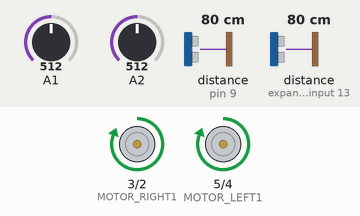
A sketch run on a simulated Arduino Uno, built with avr-gcc and run on an emulated ATmega328P. Parts: motor-driver pin pairs drawn as motors (green arrow = first pin HIGH = forward, orange = second pin HIGH = backward, longer = more drive). The test bench sets the inputs (shaded band); at power-on: distance to the obstacle (sensors on pin 9, expander input 13) 80 cm, A1 = 512, A2 = 512.

Above: at 1.2 s.
1.3 s: distance to the obstacle (sensor on pin 9) set to 21 cm
2.8 s: distance to the obstacle (sensor on pin 9) set to 18 cm
At 4.0 s:
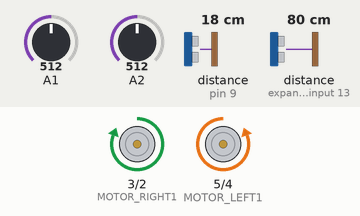
4.3 s: distance to the obstacle (sensor on pin 9) set to 35 cm
At 4.9 s:
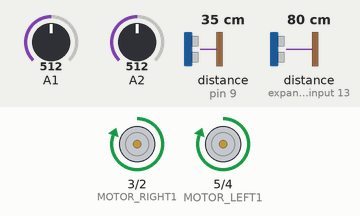
5.9 s: distance to the obstacle (sensor on expander input 13) set to 22 cm
7.4 s: distance to the obstacle (sensor on expander input 13) set to 18 cm
At 8.6 s:
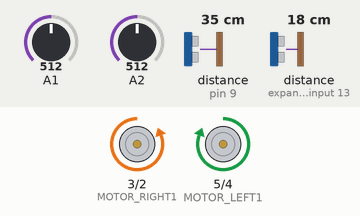
9.1 s: distance to the obstacle (sensor on expander input 13) set to 35 cm
At 10.0 s:
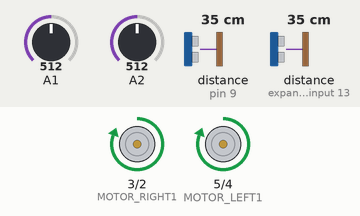
Timing chart, 0 to 11.7 s (numbered marks = the images above; inputs shaded):
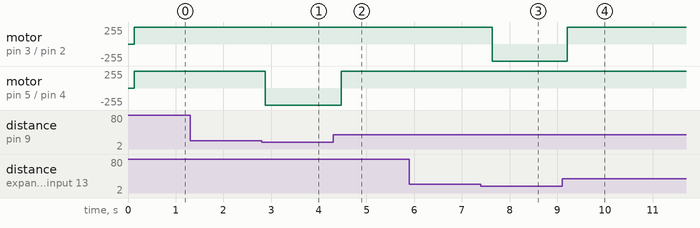

Measured:
- the behaviour switches between 20 and 19 cm on distance to the obstacle (sensor on pin 9) (found by bisection; images 0 and 1)
- the behaviour switches between 20 and 19 cm on distance to the obstacle (sensor on expander input 13) (found by bisection; images 2 and 3)
- after the input at 1.3 s, every drawn part: stays the same
- after the input at 2.8 s, motor on pin 5 (MOTOR_LEFT1) / pin 4 (MOTOR_LEFT2): forward 255/255 → backward 255/255 after 0.08 s
- after the input at 4.3 s, motor on pin 5 (MOTOR_LEFT1) / pin 4 (MOTOR_LEFT2): backward 255/255 → forward 255/255 after 0.17 s
- after the input at 5.9 s, every drawn part: stays the same
- after the input at 7.4 s, motor on pin 3 (MOTOR_RIGHT1) / pin 2 (MOTOR_RIGHT2): forward 255/255 → backward 255/255 after 0.24 s
- after the input at 9.1 s, motor on pin 3 (MOTOR_RIGHT1) / pin 2 (MOTOR_RIGHT2): backward 255/255 → forward 255/255 after 0.11 s

The sketch:

SumoRobot.ino
```cpp
#include "Arduino.h"
#include "motor.h"
#include "strategy.h"
#include "log.h"

void setup()
{
#ifdef DEBUG_ENABLED
  Serial.begin(115200);
#endif
  setupMotors();
}

void loop()
{
  coward();
}
```

MyRedBotSensor.cpp
```cpp
#include "MyRedBotSensor.h"
#include <Arduino.h>

RedBotSensor::RedBotSensor(int pin)
{
  _pin = pin;
  _BGLevel = 980;      // -1
  _detectLevel = 1024; // -1
}

int RedBotSensor::read()
{
  return analogRead(_pin);
}

// If both the background and detection levels for this sensor have been
//  set, returns true.
boolean RedBotSensor::calStatus()
{
  if (_BGLevel != -1 && _detectLevel != -1)
    return true;
  else
    return false;
}

// An attempt at a decent single-call, quick return line detection function.
boolean RedBotSensor::check()
{
  // Collect a sample.
  int level = analogRead(_pin);

  // Are we looking for something that is darker than our normal level (say,
  //  a table edge, or a black stripe on a white surface) or something that
  //  is brighter than our normal level (say, a piece of copper tape? on a
  //  dark floor)?
  // Remember, the darker the surface, the higher the value returned.
  if (_BGLevel < _detectLevel) // Light-on-dark situation
  {
    // For a light-on-dark detection, we're looking to see if the level is
    //  higher than _BGLevel. Our threshold will be a rise above the BGLevel
    //  of 1/4 the difference between background and detect levels.
    // int threshold = (_detectLevel - _BGLevel) >> 2;
    // if (level - threshold > _BGLevel)
    //   return true;
    // else
    //   return false;

    if (level > _detectLevel)
      return true;
    else
      return false;
  }
  else // Dark-on-light situation
  {
    // For a dark-on-light detection, we'll do exactly the opposite: check to
    //  see if the level is lower than _BGLevel by at least 1/4 the difference
    //  between the levels.
    int threshold = (_BGLevel - _detectLevel) >> 2;
    if (level + threshold < _BGLevel)
      return true;
    else
      return false;
  }
}

// setBGLevel() is used to calibrate the level that we expect to see when we
//  aren't seeing something interesting.
int RedBotSensor::setBGLevel()
{
  _BGLevel = analogRead(_pin);

  return _BGLevel;
}

// setDetectLevel() works exactly the same as setBGLevel(), but with different
//  variables.
int RedBotSensor::setDetectLevel()
{
  _detectLevel = analogRead(_pin);

  return _detectLevel;
}
```

MyRedBotSensor.h
```cpp
#include <Arduino.h>

class RedBotSensor
{
  public:
    RedBotSensor(int pin);  // Configure a pin as a sensor.
    int read();             // Return the current value of the pin.
    boolean check();        // In theory, this will be true if a deviation from
                            //  detectLevel is found; false otherwise.
    int setBGLevel();       // You can calibrate the sensor to detect a deviation
    int setDetectLevel();   //  from detectLevel; these functions allow for that.
    boolean calStatus();    // Have both calibrated levels been set yet?
  private:
    int _pin;
    int _BGLevel;
    int _detectLevel;
};
```

lineFollower.cpp
```cpp
#include "lineFollower.h"
#include "MyRedBotSensor.h"
#include "log.h"

#define LFRight A1
#define LFLeft A2

RedBotSensor IRSensorRight = RedBotSensor(LFRight);
RedBotSensor IRSensorLeft = RedBotSensor(LFLeft);

int lineRight()
{
  DEBUG_PRINTLN("IRR: " + String(IRSensorRight.read()));
  return IRSensorRight.check();
}

boolean lineLeft()
{
  DEBUG_PRINTLN("IRR: " + String(IRSensorRight.read()));
  return IRSensorLeft.check();
}
```

lineFollower.h
```cpp
#ifndef __LINE_FOLLOWER__
#define __LINE_FOLLOWER__

#include "Arduino.h"

int lineRight();
boolean lineLeft();

#endif
```

log.h
```cpp
#ifndef __LOG__
#define __LOG__

#define DEBUG_ENABLED 0

#if DEBUG_ENABLED
#define DEBUG_PRINT(msg) Serial.print(msg)
#define DEBUG_PRINTLN(msg) Serial.println(msg)
#else
#define DEBUG_PRINT(msg)
#define DEBUG_PRINTLN(msg)
#endif

#endif
```

motor.cpp
```cpp
#include "motor.h"
#include "log.h"

#define MOTOR_RIGHT1 3
#define MOTOR_RIGHT2 2

#define MOTOR_LEFT1 5
#define MOTOR_LEFT2 4

void setupMotors()
{
  pinMode(MOTOR_LEFT1, OUTPUT);
  pinMode(MOTOR_LEFT2, OUTPUT);
  pinMode(MOTOR_RIGHT1, OUTPUT);
  pinMode(MOTOR_RIGHT2, OUTPUT);
}

void moveForward()
{
  DEBUG_PRINTLN("Moving Forward");

  digitalWrite(MOTOR_LEFT1, HIGH);
  digitalWrite(MOTOR_LEFT2, LOW);
  digitalWrite(MOTOR_RIGHT1, HIGH);
  digitalWrite(MOTOR_RIGHT2, LOW);
}

void moveBackward()
{
  DEBUG_PRINTLN("Moving Backward");

  digitalWrite(MOTOR_LEFT1, LOW);
  digitalWrite(MOTOR_LEFT2, HIGH);
  digitalWrite(MOTOR_RIGHT1, LOW);
  digitalWrite(MOTOR_RIGHT2, HIGH);
}

void moveRight()
{
  DEBUG_PRINTLN("Moving Right");

  digitalWrite(MOTOR_LEFT1, LOW);
  digitalWrite(MOTOR_LEFT2, HIGH);
  digitalWrite(MOTOR_RIGHT1, HIGH);
  digitalWrite(MOTOR_RIGHT2, LOW);
}

void moveLeft()
{
  DEBUG_PRINTLN("Moving Left");

  digitalWrite(MOTOR_LEFT1, HIGH);
  digitalWrite(MOTOR_LEFT2, LOW);
  digitalWrite(MOTOR_RIGHT1, LOW);
  digitalWrite(MOTOR_RIGHT2, HIGH);
}

void stopMotors()
{
  DEBUG_PRINTLN("Moving Stop");

  digitalWrite(MOTOR_LEFT1, LOW);
  digitalWrite(MOTOR_LEFT2, LOW);
  digitalWrite(MOTOR_RIGHT1, LOW);
  digitalWrite(MOTOR_RIGHT2, LOW);
}
```

motor.h
```cpp
#ifndef __MOTOR__
#define __MOTOR__

#include "Arduino.h"

void setupMotors();
void moveForward();
void moveBackward();
void moveRight();
void moveLeft();
void stopMotors();

#endif
```

strategy.cpp
```cpp
#include "strategy.h"
#include "Arduino.h"
#include "motor.h"
#include "lineFollower.h"
#include "ultrasonic.h"
#include "log.h"

#define DIST_LIMIT 20
#define TURN_LIMIT 500
#define CYCLE_DELAY 100

void aggresive()
{
	boolean cr = lineRight();
	boolean cl = lineLeft();

	if (cr && cl)
	{
		DEBUG_PRINTLN("Line Forward");
		moveBackward();
		delay(TURN_LIMIT);
		moveRight();
		delay(TURN_LIMIT);
	}
	else if (cr)
	{
		DEBUG_PRINTLN("Line Right");
		moveLeft();
		delay(TURN_LIMIT);
	}
	else if (cl)
	{
		DEBUG_PRINTLN("Line Left");

		moveRight();
		delay(TURN_LIMIT);
	}
	else
	{
		int dr = distRight();
		int dl = distLeft();
		DEBUG_PRINTLN("Ultrasonic: " + String(dl) + "     " + String(dr));
		if (dr < DIST_LIMIT && dl < DIST_LIMIT)
			moveForward();
		else if (dr < DIST_LIMIT)
			moveRight();
		else if (dl < DIST_LIMIT)
			moveLeft();
		else
			moveForward();
	}

	delay(CYCLE_DELAY);
}

void coward()
{
	boolean cr = lineRight();
	boolean cl = lineLeft();

	if (cr && cl)
	{
		DEBUG_PRINTLN("Line Forward");
		moveBackward();
		delay(TURN_LIMIT);
		moveRight();
		delay(TURN_LIMIT);
	}
	else if (cr)
	{
		DEBUG_PRINTLN("Line Right");
		moveLeft();
		delay(TURN_LIMIT);
	}
	else if (cl)
	{
		DEBUG_PRINTLN("Line Left");

		moveRight();
		delay(TURN_LIMIT);
	}
	else
	{
		int dr = distRight();
		int dl = distLeft();
		DEBUG_PRINTLN("Ultrasonic: " + String(dl) + "     " + String(dr));
		if (dr < DIST_LIMIT && dl < DIST_LIMIT)
			moveRight();
		else if (dr < DIST_LIMIT)
			moveLeft();
		else if (dl < DIST_LIMIT)
			moveRight();
		else
			moveForward();
	}

	delay(CYCLE_DELAY);
}
```

strategy.h
```cpp
#ifndef __STRATEGY__
#define __STRATEGY__

void aggresive();
void coward();

#endif
```

ultrasonic.cpp
```cpp
// HCSR04 ultrasonic sensor
#include "ultrasonic.h"
#include <HCSR04.h>

#define TRIG_PIN 8
#define EHCO1_PIN 9
#define EHCO2_PIN 10

HCSR04 hc(TRIG_PIN, new int[2]{EHCO1_PIN, EHCO2_PIN}, 2);

int distRight()
{
  delay(60);
  int v = hc.dist(1);
  return v != 0 ? v : 255;
}

int distLeft()
{
  delay(60);
  int v = hc.dist(0);
  return v != 0 ? v : 255;
}
```

ultrasonic.h
```cpp
#ifndef __ULTRASONIC__
#define __ULTRASONIC__

#include "Arduino.h"

int distRight();
int distLeft();

#endif
```
